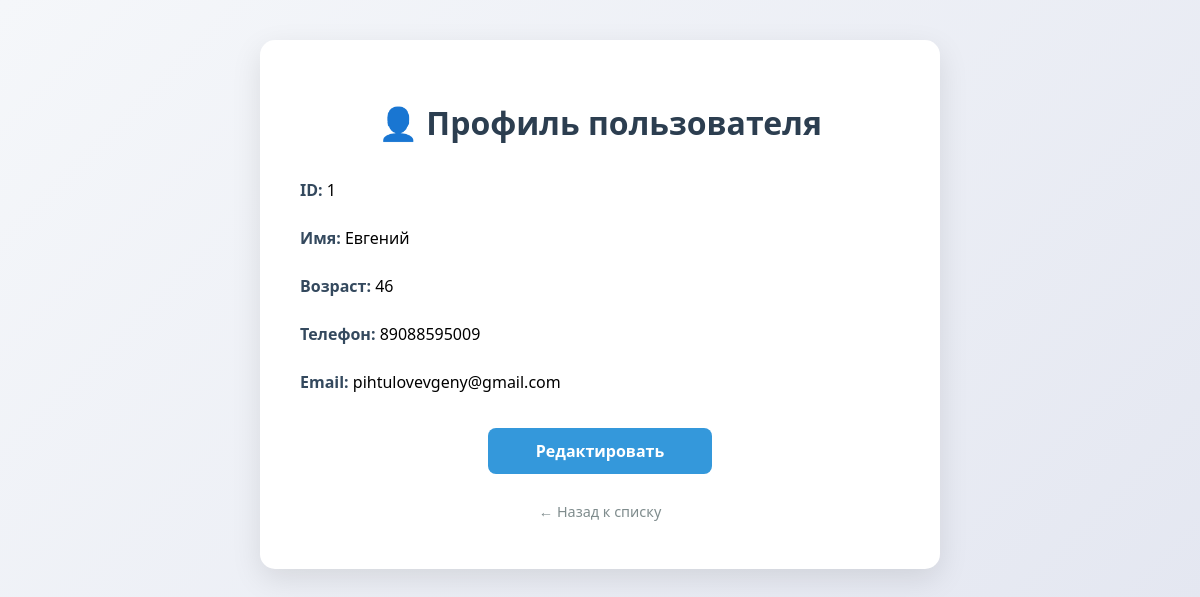
The page /user_profile/1/ on the database its author committed.
### main_app/models.py (models this page shows, shortened)
class User(models.Model):
    name = models.CharField("Имя", max_length=100, blank=False, null=False)
    age = models.PositiveIntegerField("Возраст", null=True, blank=True)
    phone = models.CharField("Телефон", max_length=20, blank=True, null=True)
    email = models.EmailField("Email", blank=True, null=True)
    created_at = models.DateTimeField("Дата создания", auto_now_add=True)
    updated_at = models.DateTimeField("Дата обновления", auto_now=True)
    class Meta:
        verbose_name = "Пользователь"
        verbose_name_plural = "Пользователи"
        ordering = ['id']

### main_app/views.py (the view)
# urls.py: path('user_profile/<int:id>/', views.user_profile, name='user_profile'),
def user_profile(request, id):
    profile_data = get_object_or_404(User, id=id)
    return render(request, 'user_profile.html', {
        'profile': profile_data
    })

### main_app/templates/user_profile.html (shortened to what this page needs)
<!DOCTYPE html>
<html lang="ru">
<head>
</head>
<body>
  <div class="profile-card">
    <h1>👤 Профиль пользователя</h1>
    <div class="profile-info">
      <p><strong>ID:</strong> {{ profile.id }}</p>
      <p><strong>Имя:</strong> {{ profile.name }}</p>
      <p><strong>Возраст:</strong> {{ profile.age }}</p>
      <p><strong>Телефон:</strong> {{ profile.phone }}</p>
      <p><strong>Email:</strong> {{ profile.email }}</p>
    </div>
    <a href="{% url 'edit_profile' profile.id %}" class="btn">Редактировать</a>
    <a href="/" class="back-link">← Назад к списку</a>
  </div>
</body>
</html>

### main_app/templates/user_profile.html (style rules this page uses)
body { font-family: 'Segoe UI', sans-serif; background: linear-gradient(135deg, #f5f7fa 0%, #e4e7f1 100%); padding: 40px 20px; margin: 0; }
.profile-card { max-width: 600px; margin: 0 auto; background: white; padding: 40px; border-radius: 15px; box-shadow: 0 10px 30px rgba(0, 0, 0, 0.1); }
h1 { text-align: center; color: #2c3e50; margin-bottom: 10px; }
.profile-info { margin: 30px 0; line-height: 2; }
.profile-info strong { color: #34495e; }
.btn { display: block; width: 200px; margin: 30px auto 0; padding: 12px; text-align: center; background-color: #3498db; color: white; text-decoration: none; border-radius: 8px; font-weight: 600; transition: background 0.3s ease; }
.back-link { display: block; width: 150px; margin: 20px auto 0; padding: 8px; text-align: center; color: #7f8c8d; text-decoration: none; font-size: 0.9rem; }

### rows shown on the page
User: id "1", name "Евгений", age "46", phone "89088595009", email "pihtulovevgeny@gmail.com"
